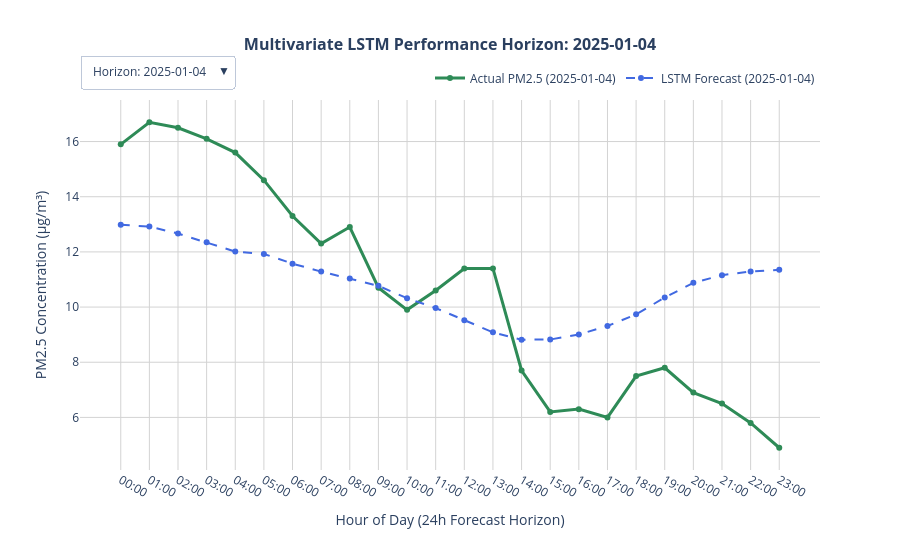

The notebook cell this image was saved under:
### Code cell
import plotly.graph_objects as go

model.eval()

sample_indices = [0, 50, 100, 150, 200, 250, 300, 350, 400, 450, 500, 550, 600]
num_samples = len(sample_indices)

# Initialize the master canvas
fig = go.Figure()

buttons = []

for idx, sample_idx in enumerate(sample_indices):
    
    raw_x = X_test[sample_idx]
    raw_y = y_test[sample_idx]
    
    tensor_x = torch.tensor(raw_x, dtype=torch.float32).unsqueeze(0).to(DEVICE)
    with torch.no_grad():
        scaled_pred = model(tensor_x).cpu().numpy().flatten()
        
    true_pred = inverse_transform_target(scaled_pred, scaler, TARGET_SCALER_IDX, N_FEATURES)
    true_actual = inverse_transform_target(raw_y, scaler, TARGET_SCALER_IDX, N_FEATURES)
    
    start_timestamp_idx = INPUT_WINDOW + sample_idx
    window_timestamps = df.loc["2025-01-01 00:00:00":"2025-01-31 23:00:00"].index[
        start_timestamp_idx : start_timestamp_idx + OUTPUT_WINDOW
    ]
    time_labels = [str(t).split()[1][:5] for t in window_timestamps]
    date_str = str(window_timestamps[0]).split()[0]
    
    fig.add_trace(go.Scatter(
        x=time_labels, y=true_actual,
        mode='lines+markers',
        name=f'Actual PM2.5 ({date_str})',
        line=dict(color='seagreen', width=3),
        visible=(idx == 0)
    ))
    
    fig.add_trace(go.Scatter(
        x=time_labels, y=true_pred,
        mode='lines+markers',
        name=f'LSTM Forecast ({date_str})',
        line=dict(color='royalblue', width=2, dash='dash'),
        visible=(idx == 0)
    ))
    
    visibility_mask = [False] * (num_samples * 2)
    visibility_mask[idx * 2] = True
    visibility_mask[idx * 2 + 1] = True
    
    buttons.append(dict(
        label=f"Horizon: {date_str}",
        method="update",
        args=[
            {"visible": visibility_mask},
            {"title": f"<b>Multivariate LSTM Performance Horizon: {date_str}</b>"} 
        ]
    ))

initial_date_str = str(df.loc["2025-01-01 00:00:00":"2025-01-31 23:00:00"].index[INPUT_WINDOW]).split()[0]

fig.update_layout(
    title=dict(
        text=f'<b>Multivariate LSTM Performance Horizon: {initial_date_str}</b>',
        x=0.5,
        font=dict(size=16)
    ),
    updatemenus=[
        dict(
            buttons=buttons,
            direction="down",
            pad={"r": 10, "t": 10},
            showactive=True,
            x=0.0,
            xanchor="left",
            y=1.15,
            yanchor="top"
        )
    ],
    xaxis=dict(title='Hour of Day (24h Forecast Horizon)', showgrid=True, gridcolor='lightgray'),
    yaxis=dict(title='PM2.5 Concentration (μg/m³)', showgrid=True, gridcolor='lightgray'),
    template='plotly_white',
    hovermode='x unified',
    height=550,
    width=900,
    legend=dict(
        orientation="h",
        yanchor="bottom",
        y=1.02,
        xanchor="right",
        x=1
    )
)

fig.show()

### Figure 1 — Plotly figure (JSON) as saved in the notebook; plotly's stock layout.template omitted (floating-point values rounded to 4 significant figures)
{"data": [{"line": {"color": "seagreen", "width": 3}, "mode": "lines+markers", "name": "Actual PM2.5 (2025-01-04)", "type": "scatter", "visible": true, "x": ["00:00", "01:00", "02:00", "03:00", "04:00", "05:00", "06:00", "07:00", "08:00", "09:00", "10:00", "11:00", "12:00", "13:00", "14:00", "15:00", "16:00", "17:00", "18:00", "19:00", "20:00", "21:00", "22:00", "23:00"], "y": [15.9, 16.7, 16.5, 16.1, 15.6, 14.6, 13.3, 12.3, 12.9, 10.7, 9.9, 10.6, 11.4, 11.4, 7.7, 6.2, 6.3, 6.0, 7.5, 7.8, 6.9, 6.5, 5.8, 4.9]}, {"line": {"color": "royalblue", "dash": "dash", "width": 2}, "mode": "lines+markers", "name": "LSTM Forecast (2025-01-04)", "type": "scatter", "visible": true, "x": ["00:00", "01:00", "02:00", "03:00", "04:00", "05:00", "06:00", "07:00", "08:00", "09:00", "10:00", "11:00", "12:00", "13:00", "14:00", "15:00", "16:00", "17:00", "18:00", "19:00", "20:00", "21:00", "22:00", "23:00"], "y": [12.98, 12.92, 12.66, 12.35, 12.01, 11.93, 11.57, 11.29, 11.03, 10.77, 10.32, 9.963, 9.526, 9.084, 8.818, 8.824, 9.006, 9.313, 9.736, 10.35, 10.88, 11.16, 11.29, 11.35]}, {"line": {"color": "seagreen", "width": 3}, "mode": "lines+markers", "name": "Actual PM2.5 (2025-01-06)", "type": "scatter", "visible": false, "x": ["02:00", "03:00", "04:00", "05:00", "06:00", "07:00", "08:00", "09:00", "10:00", "11:00", "12:00", "13:00", "14:00", "15:00", "16:00", "17:00", "18:00", "19:00", "20:00", "21:00", "22:00", "23:00", "00:00", "01:00"], "y": [3.1, 2.8, 1.7, 1.2, 1.1, 1.1, 1.1, 1.3, 1.6, 1.8, 1.8, 2.3, 2.3, 2.1, 2.1, 2.2, 2.9, 3.4, 3.5, 3.3, 3.0, 2.7, 2.4, 2.3]}, {"line": {"color": "royalblue", "dash": "dash", "width": 2}, "mode": "lines+markers", "name": "LSTM Forecast (2025-01-06)", "type": "scatter", "visible": false, "x": ["02:00", "03:00", "04:00", "05:00", "06:00", "07:00", "08:00", "09:00", "10:00", "11:00", "12:00", "13:00", "14:00", "15:00", "16:00", "17:00", "18:00", "19:00", "20:00", "21:00", "22:00", "23:00", "00:00", "01:00"], "y": [4.194, 4.299, 4.356, 4.469, 4.504, 4.702, 4.734, 4.78, 4.761, 4.771, 4.735, 4.745, 4.745, 4.651, 4.579, 4.672, 4.772, 4.868, 5.012, 5.249, 5.399, 5.5, 5.575, 5.65]}, {"line": {"color": "seagreen", "width": 3}, "mode": "lines+markers", "name": "Actual PM2.5 (2025-01-08)", "type": "scatter", "visible": false, "x": ["04:00", "05:00", "06:00", "07:00", "08:00", "09:00", "10:00", "11:00", "12:00", "13:00", "14:00", "15:00", "16:00", "17:00", "18:00", "19:00", "20:00", "21:00", "22:00", "23:00", "00:00", "01:00", "02:00", "03:00"], "y": [6.0, 6.3, 6.2, 6.9, 8.5, 10.0, 9.9, 9.3, 7.7, 6.8, 6.8, 7.1, 8.1, 9.5, 11.0, 12.6, 13.3, 12.9, 13.6, 13.8, 13.5, 12.8, 14.0, 14.5]}, {"line": {"color": "royalblue", "dash": "dash", "width": 2}, "mode": "lines+markers", "name": "LSTM Forecast (2025-01-08)", "type": "scatter", "visible": false, "x": ["04:00", "05:00", "06:00", "07:00", "08:00", "09:00", "10:00", "11:00", "12:00", "13:00", "14:00", "15:00", "16:00", "17:00", "18:00", "19:00", "20:00", "21:00", "22:00", "23:00", "00:00", "01:00", "02:00", "03:00"], "y": [5.734, 5.783, 5.771, 5.815, 5.792, 5.906, 5.831, 5.796, 5.733, 5.706, 5.651, 5.698, 5.727, 5.719, 5.745, 5.94, 6.136, 6.294, 6.49, 6.743, 6.895, 6.937, 6.937, 6.956]}, {"line": {"color": "seagreen", "width": 3}, "mode": "lines+markers", "name": "Actual PM2.5 (2025-01-10)", "type": "scatter", "visible": false, "x": ["06:00", "07:00", "08:00", "09:00", "10:00", "11:00", "12:00", "13:00", "14:00", "15:00", "16:00", "17:00", "18:00", "19:00", "20:00", "21:00", "22:00", "23:00", "00:00", "01:00", "02:00", "03:00", "04:00", "05:00"], "y": [12.1, 11.3, 10.4, 10.9, 11.2, 11.1, 11.3, 12.0, 12.3, 12.0, 11.5, 12.3, 14.2, 15.3, 19.2, 21.7, 22.1, 23.7, 22.8, 21.3, 21.5, 19.8, 18.8, 18.3]}, {"line": {"color": "royalblue", "dash": "dash", "width": 2}, "mode": "lines+markers", "name": "LSTM Forecast (2025-01-10)", "type": "scatter", "visible": false, "x": ["06:00", "07:00", "08:00", "09:00", "10:00", "11:00", "12:00", "13:00", "14:00", "15:00", "16:00", "17:00", "18:00", "19:00", "20:00", "21:00", "22:00", "23:00", "00:00", "01:00", "02:00", "03:00", "04:00", "05:00"], "y": [12.07, 11.87, 11.52, 11.13, 10.66, 10.4, 9.881, 9.48, 9.15, 9.002, 8.866, 8.978, 9.123, 9.293, 9.552, 9.947, 10.34, 10.64, 10.89, 11.17, 11.3, 11.2, 11.0, 10.85]}, {"line": {"color": "seagreen", "width": 3}, "mode": "lines+markers", "name": "Actual PM2.5 (2025-01-12)", "type": "scatter", "visible": false, "x": ["08:00", "09:00", "10:00", "11:00", "12:00", "13:00", "14:00", "15:00", "16:00", "17:00", "18:00", "19:00", "20:00", "21:00", "22:00", "23:00", "00:00", "01:00", "02:00", "03:00", "04:00", "05:00", "06:00", "07:00"], "y": [16.1, 15.0, 13.3, 10.2, 9.1, 8.7, 7.6, 6.8, 6.9, 7.3, 7.8, 7.9, 8.3, 8.5, 8.1, 7.3, 6.7, 5.9, 6.0, 5.8, 5.8, 6.1, 6.3, 6.0]}, {"line": {"color": "royalblue", "dash": "dash", "width": 2}, "mode": "lines+markers", "name": "LSTM Forecast (2025-01-12)", "type": "scatter", "visible": false, "x": ["08:00", "09:00", "10:00", "11:00", "12:00", "13:00", "14:00", "15:00", "16:00", "17:00", "18:00", "19:00", "20:00", "21:00", "22:00", "23:00", "00:00", "01:00", "02:00", "03:00", "04:00", "05:00", "06:00", "07:00"], "y": [16.49, 15.87, 15.07, 14.3, 13.53, 13.2, 12.81, 12.7, 12.77, 13.18, 13.48, 13.95, 14.39, 14.6, 14.7, 14.78, 14.82, 14.75, 14.62, 14.58, 14.5, 14.2, 13.8, 13.44]}, {"line": {"color": "seagreen", "width": 3}, "mode": "lines+markers", "name": "Actual PM2.5 (2025-01-14)", "type": "scatter", "visible": false, "x": ["10:00", "11:00", "12:00", "13:00", "14:00", "15:00", "16:00", "17:00", "18:00", "19:00", "20:00", "21:00", "22:00", "23:00", "00:00", "01:00", "02:00", "03:00", "04:00", "05:00", "06:00", "07:00", "08:00", "09:00"], "y": [9.8, 9.3, 8.2, 7.6, 7.3, 6.9, 7.6, 8.8, 9.9, 11.1, 12.1, 12.4, 12.0, 11.2, 10.3, 9.4, 9.3, 7.5, 7.2, 7.0, 6.9, 7.3, 7.9, 8.2]}, {"line": {"color": "royalblue", "dash": "dash", "width": 2}, "mode": "lines+markers", "name": "LSTM Forecast (2025-01-14)", "type": "scatter", "visible": false, "x": ["10:00", "11:00", "12:00", "13:00", "14:00", "15:00", "16:00", "17:00", "18:00", "19:00", "20:00", "21:00", "22:00", "23:00", "00:00", "01:00", "02:00", "03:00", "04:00", "05:00", "06:00", "07:00", "08:00", "09:00"], "y": [9.368, 9.116, 8.774, 8.52, 8.251, 8.265, 8.238, 8.387, 8.61, 8.984, 9.236, 9.543, 9.733, 9.733, 9.633, 9.569, 9.493, 9.377, 9.318, 9.376, 9.428, 9.368, 9.258, 9.156]}, {"line": {"color": "seagreen", "width": 3}, "mode": "lines+markers", "name": "Actual PM2.5 (2025-01-16)", "type": "scatter", "visible": false, "x": ["12:00", "13:00", "14:00", "15:00", "16:00", "17:00", "18:00", "19:00", "20:00", "21:00", "22:00", "23:00", "00:00", "01:00", "02:00", "03:00", "04:00", "05:00", "06:00", "07:00", "08:00", "09:00", "10:00", "11:00"], "y": [16.4, 16.4, 15.0, 12.7, 11.9, 12.4, 13.7, 15.9, 16.8, 15.5, 13.8, 17.2, 14.2, 12.7, 11.1, 10.9, 10.1, 10.4, 10.2, 11.0, 11.5, 11.4, 10.8, 10.0]}, {"line": {"color": "royalblue", "dash": "dash", "width": 2}, "mode": "lines+markers", "name": "LSTM Forecast (2025-01-16)", "type": "scatter", "visible": false, "x": ["12:00", "13:00", "14:00", "15:00", "16:00", "17:00", "18:00", "19:00", "20:00", "21:00", "22:00", "23:00", "00:00", "01:00", "02:00", "03:00", "04:00", "05:00", "06:00", "07:00", "08:00", "09:00", "10:00", "11:00"], "y": [16.1, 15.76, 15.46, 15.31, 15.28, 15.67, 15.99, 16.41, 16.76, 17.27, 17.35, 17.43, 17.44, 17.24, 16.89, 16.53, 16.19, 15.83, 15.4, 15.08, 14.72, 14.17, 13.63, 13.17]}, {"line": {"color": "seagreen", "width": 3}, "mode": "lines+markers", "name": "Actual PM2.5 (2025-01-18)", "type": "scatter", "visible": false, "x": ["14:00", "15:00", "16:00", "17:00", "18:00", "19:00", "20:00", "21:00", "22:00", "23:00", "00:00", "01:00", "02:00", "03:00", "04:00", "05:00", "06:00", "07:00", "08:00", "09:00", "10:00", "11:00", "12:00", "13:00"], "y": [11.7, 10.9, 11.2, 16.0, 17.8, 19.7, 21.6, 23.1, 22.6, 22.1, 20.6, 22.2, 22.7, 22.8, 23.9, 22.3, 18.9, 15.7, 15.4, 15.5, 15.4, 15.6, 16.8, 14.8]}, {"line": {"color": "royalblue", "dash": "dash", "width": 2}, "mode": "lines+markers", "name": "LSTM Forecast (2025-01-18)", "type": "scatter", "visible": false, "x": ["14:00", "15:00", "16:00", "17:00", "18:00", "19:00", "20:00", "21:00", "22:00", "23:00", "00:00", "01:00", "02:00", "03:00", "04:00", "05:00", "06:00", "07:00", "08:00", "09:00", "10:00", "11:00", "12:00", "13:00"], "y": [13.33, 13.42, 13.56, 13.78, 14.05, 14.6, 14.98, 15.31, 15.51, 15.79, 15.69, 15.64, 15.56, 15.32, 14.98, 14.64, 14.31, 13.93, 13.47, 13.11, 12.73, 12.21, 11.81, 11.55]}, {"line": {"color": "seagreen", "width": 3}, "mode": "lines+markers", "name": "Actual PM2.5 (2025-01-20)", "type": "scatter", "visible": false, "x": ["16:00", "17:00", "18:00", "19:00", "20:00", "21:00", "22:00", "23:00", "00:00", "01:00", "02:00", "03:00", "04:00", "05:00", "06:00", "07:00", "08:00", "09:00", "10:00", "11:00", "12:00", "13:00", "14:00", "15:00"], "y": [9.0, 9.8, 10.7, 12.4, 13.2, 14.8, 16.0, 16.4, 15.7, 16.4, 16.4, 15.8, 15.5, 16.1, 15.5, 16.0, 17.3, 19.0, 19.4, 20.7, 21.4, 20.6, 18.8, 17.4]}, {"line": {"color": "royalblue", "dash": "dash", "width": 2}, "mode": "lines+markers", "name": "LSTM Forecast (2025-01-20)", "type": "scatter", "visible": false, "x": ["16:00", "17:00", "18:00", "19:00", "20:00", "21:00", "22:00", "23:00", "00:00", "01:00", "02:00", "03:00", "04:00", "05:00", "06:00", "07:00", "08:00", "09:00", "10:00", "11:00", "12:00", "13:00", "14:00", "15:00"], "y": [9.81, 10.28, 10.83, 11.42, 11.99, 12.66, 13.08, 13.32, 13.36, 13.45, 13.25, 13.13, 13.03, 12.85, 12.59, 12.33, 12.04, 11.66, 11.18, 10.76, 10.33, 9.834, 9.549, 9.444]}, {"line": {"color": "seagreen", "width": 3}, "mode": "lines+markers", "name": "Actual PM2.5 (2025-01-22)", "type": "scatter", "visible": false, "x": ["18:00", "19:00", "20:00", "21:00", "22:00", "23:00", "00:00", "01:00", "02:00", "03:00", "04:00", "05:00", "06:00", "07:00", "08:00", "09:00", "10:00", "11:00", "12:00", "13:00", "14:00", "15:00", "16:00", "17:00"], "y": [17.8, 22.2, 25.9, 24.6, 23.5, 21.9, 20.0, 18.9, 15.5, 11.7, 11.2, 6.2, 3.9, 3.5, 3.2, 2.5, 2.3, 1.9, 1.7, 1.7, 2.6, 3.1, 3.3, 3.4]}, {"line": {"color": "royalblue", "dash": "dash", "width": 2}, "mode": "lines+markers", "name": "LSTM Forecast (2025-01-22)", "type": "scatter", "visible": false, "x": ["18:00", "19:00", "20:00", "21:00", "22:00", "23:00", "00:00", "01:00", "02:00", "03:00", "04:00", "05:00", "06:00", "07:00", "08:00", "09:00", "10:00", "11:00", "12:00", "13:00", "14:00", "15:00", "16:00", "17:00"], "y": [15.56, 16.24, 16.85, 17.28, 17.65, 18.11, 18.23, 18.2, 18.04, 17.99, 17.58, 17.3, 16.99, 16.56, 16.03, 15.44, 14.86, 14.27, 13.61, 13.17, 12.86, 12.5, 12.45, 12.57]}, {"line": {"color": "seagreen", "width": 3}, "mode": "lines+markers", "name": "Actual PM2.5 (2025-01-24)", "type": "scatter", "visible": false, "x": ["20:00", "21:00", "22:00", "23:00", "00:00", "01:00", "02:00", "03:00", "04:00", "05:00", "06:00", "07:00", "08:00", "09:00", "10:00", "11:00", "12:00", "13:00", "14:00", "15:00", "16:00", "17:00", "18:00", "19:00"], "y": [4.1, 4.9, 5.0, 5.2, 4.6, 3.1, 3.2, 3.7, 5.2, 4.6, 4.7, 4.9, 5.1, 5.3, 5.0, 4.5, 4.3, 3.7, 3.2, 3.7, 4.1, 5.0, 6.9, 7.6]}, {"line": {"color": "royalblue", "dash": "dash", "width": 2}, "mode": "lines+markers", "name": "LSTM Forecast (2025-01-24)", "type": "scatter", "visible": false, "x": ["20:00", "21:00", "22:00", "23:00", "00:00", "01:00", "02:00", "03:00", "04:00", "05:00", "06:00", "07:00", "08:00", "09:00", "10:00", "11:00", "12:00", "13:00", "14:00", "15:00", "16:00", "17:00", "18:00", "19:00"], "y": [4.367, 4.53, 4.616, 4.703, 4.7, 4.851, 4.845, 4.874, 4.851, 4.878, 4.874, 4.921, 4.945, 4.833, 4.704, 4.71, 4.701, 4.675, 4.716, 4.884, 5.021, 5.152, 5.293, 5.45]}, {"line": {"color": "seagreen", "width": 3}, "mode": "lines+markers", "name": "Actual PM2.5 (2025-01-26)", "type": "scatter", "visible": false, "x": ["22:00", "23:00", "00:00", "01:00", "02:00", "03:00", "04:00", "05:00", "06:00", "07:00", "08:00", "09:00", "10:00", "11:00", "12:00", "13:00", "14:00", "15:00", "16:00", "17:00", "18:00", "19:00", "20:00", "21:00"], "y": [3.0, 2.4, 1.7, 1.7, 2.8, 2.9, 2.7, 3.2, 2.9, 3.2, 2.8, 3.0, 2.9, 2.7, 2.6, 2.6, 2.7, 2.6, 2.7, 2.9, 3.3, 3.3, 3.6, 3.8]}, {"line": {"color": "royalblue", "dash": "dash", "width": 2}, "mode": "lines+markers", "name": "LSTM Forecast (2025-01-26)", "type": "scatter", "visible": false, "x": ["22:00", "23:00", "00:00", "01:00", "02:00", "03:00", "04:00", "05:00", "06:00", "07:00", "08:00", "09:00", "10:00", "11:00", "12:00", "13:00", "14:00", "15:00", "16:00", "17:00", "18:00", "19:00", "20:00", "21:00"], "y": [4.209, 4.34, 4.4, 4.488, 4.499, 4.671, 4.689, 4.734, 4.719, 4.747, 4.735, 4.765, 4.776, 4.661, 4.544, 4.576, 4.608, 4.633, 4.724, 4.934, 5.09, 5.227, 5.356, 5.483]}, {"line": {"color": "seagreen", "width": 3}, "mode": "lines+markers", "name": "Actual PM2.5 (2025-01-29)", "type": "scatter", "visible": false, "x": ["00:00", "01:00", "02:00", "03:00", "04:00", "05:00", "06:00", "07:00", "08:00", "09:00", "10:00", "11:00", "12:00", "13:00", "14:00", "15:00", "16:00", "17:00", "18:00", "19:00", "20:00", "21:00", "22:00", "23:00"], "y": [3.9, 3.9, 4.0, 4.0, 4.0, 3.9, 4.1, 4.5, 5.2, 5.8, 6.1, 5.6, 4.3, 3.8, 5.4, 5.8, 4.7, 4.3, 5.0, 5.6, 5.7, 5.9, 5.9, 5.7]}, {"line": {"color": "royalblue", "dash": "dash", "width": 2}, "mode": "lines+markers", "name": "LSTM Forecast (2025-01-29)", "type": "scatter", "visible": false, "x": ["00:00", "01:00", "02:00", "03:00", "04:00", "05:00", "06:00", "07:00", "08:00", "09:00", "10:00", "11:00", "12:00", "13:00", "14:00", "15:00", "16:00", "17:00", "18:00", "19:00", "20:00", "21:00", "22:00", "23:00"], "y": [4.321, 4.431, 4.475, 4.566, 4.586, 4.766, 4.795, 4.853, 4.858, 4.9, 4.894, 4.93, 4.936, 4.826, 4.716, 4.758, 4.807, 4.849, 4.96, 5.184, 5.349, 5.48, 5.595, 5.702]}], "layout": {"height": 550, "hovermode": "x unified", "legend": {"orientation": "h", "x": 1, "xanchor": "right", "y": 1.02, "yanchor": "bottom"}, "title": {"font": {"size": 16}, "text": "<b>Multivariate LSTM Performance Horizon: 2025-01-04</b>", "x": 0.5}, "updatemenus": [{"buttons": [{"args": [{"visible": [true, true, false, false, false, false, false, false, false, false, false, false, false, false, false, false, false, false, false, false, false, false, false, false, false, false]}, {"title": "<b>Multivariate LSTM Performance Horizon: 2025-01-04</b>"}], "label": "Horizon: 2025-01-04", "method": "update"}, {"args": [{"visible": [false, false, true, true, false, false, false, false, false, false, false, false, false, false, false, false, false, false, false, false, false, false, false, false, false, false]}, {"title": "<b>Multivariate LSTM Performance Horizon: 2025-01-06</b>"}], "label": "Horizon: 2025-01-06", "method": "update"}, {"args": [{"visible": [false, false, false, false, true, true, false, false, false, false, false, false, false, false, false, false, false, false, false, false, false, false, false, false, false, false]}, {"title": "<b>Multivariate LSTM Performance Horizon: 2025-01-08</b>"}], "label": "Horizon: 2025-01-08", "method": "update"}, {"args": [{"visible": [false, false, false, false, false, false, true, true, false, false, false, false, false, false, false, false, false, false, false, false, false, false, false, false, false, false]}, {"title": "<b>Multivariate LSTM Performance Horizon: 2025-01-10</b>"}], "label": "Horizon: 2025-01-10", "method": "update"}, {"args": [{"visible": [false, false, false, false, false, false, false, false, true, true, false, false, false, false, false, false, false, false, false, false, false, false, false, false, false, false]}, {"title": "<b>Multivariate LSTM Performance Horizon: 2025-01-12</b>"}], "label": "Horizon: 2025-01-12", "method": "update"}, {"args": [{"visible": [false, false, false, false, false, false, false, false, false, false, true, true, false, false, false, false, false, false, false, false, false, false, false, false, false, false]}, {"title": "<b>Multivariate LSTM Performance Horizon: 2025-01-14</b>"}], "label": "Horizon: 2025-01-14", "method": "update"}, {"args": [{"visible": [false, false, false, false, false, false, false, false, false, false, false, false, true, true, false, false, false, false, false, false, false, false, false, false, false, false]}, {"title": "<b>Multivariate LSTM Performance Horizon: 2025-01-16</b>"}], "label": "Horizon: 2025-01-16", "method": "update"}, {"args": [{"visible": [false, false, false, false, false, false, false, false, false, false, false, false, false, false, true, true, false, false, false, false, false, false, false, false, false, false]}, {"title": "<b>Multivariate LSTM Performance Horizon: 2025-01-18</b>"}], "label": "Horizon: 2025-01-18", "method": "update"}, {"args": [{"visible": [false, false, false, false, false, false, false, false, false, false, false, false, false, false, false, false, true, true, false, false, false, false, false, false, false, false]}, {"title": "<b>Multivariate LSTM Performance Horizon: 2025-01-20</b>"}], "label": "Horizon: 2025-01-20", "method": "update"}, {"args": [{"visible": [false, false, false, false, false, false, false, false, false, false, false, false, false, false, false, false, false, false, true, true, false, false, false, false, false, false]}, {"title": "<b>Multivariate LSTM Performance Horizon: 2025-01-22</b>"}], "label": "Horizon: 2025-01-22", "method": "update"}, {"args": [{"visible": [false, false, false, false, false, false, false, false, false, false, false, false, false, false, false, false, false, false, false, false, true, true, false, false, false, false]}, {"title": "<b>Multivariate LSTM Performance Horizon: 2025-01-24</b>"}], "label": "Horizon: 2025-01-24", "method": "update"}, {"args": [{"visible": [false, false, false, false, false, false, false, false, false, false, false, false, false, false, false, false, false, false, false, false, false, false, true, true, false, false]}, {"title": "<b>Multivariate LSTM Performance Horizon: 2025-01-26</b>"}], "label": "Horizon: 2025-01-26", "method": "update"}, {"args": [{"visible": [false, false, false, false, false, false, false, false, false, false, false, false, false, false, false, false, false, false, false, false, false, false, false, false, true, true]}, {"title": "<b>Multivariate LSTM Performance Horizon: 2025-01-29</b>"}], "label": "Horizon: 2025-01-29", "method": "update"}], "direction": "down", "pad": {"r": 10, "t": 10}, "showactive": true, "x": 0, "xanchor": "left", "y": 1.15, "yanchor": "top"}], "width": 900, "xaxis": {"gridcolor": "lightgray", "showgrid": true, "title": {"text": "Hour of Day (24h Forecast Horizon)"}}, "yaxis": {"gridcolor": "lightgray", "showgrid": true, "title": {"text": "PM2.5 Concentration (μg/m³)"}}}}
